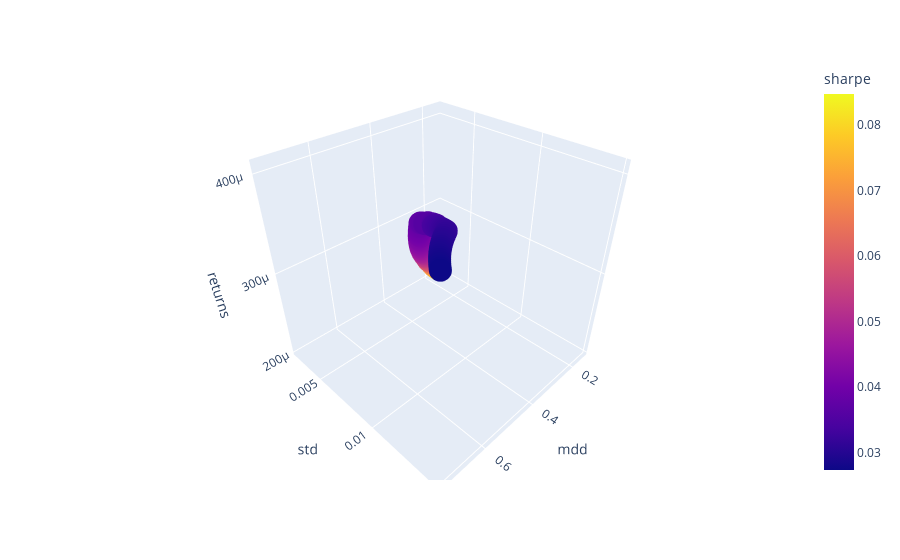

Notebook cell for this chart:
### Code cell
fig = px.scatter_3d(df, x='mdd', y='std', z='returns', color='sharpe')
fig.show()
